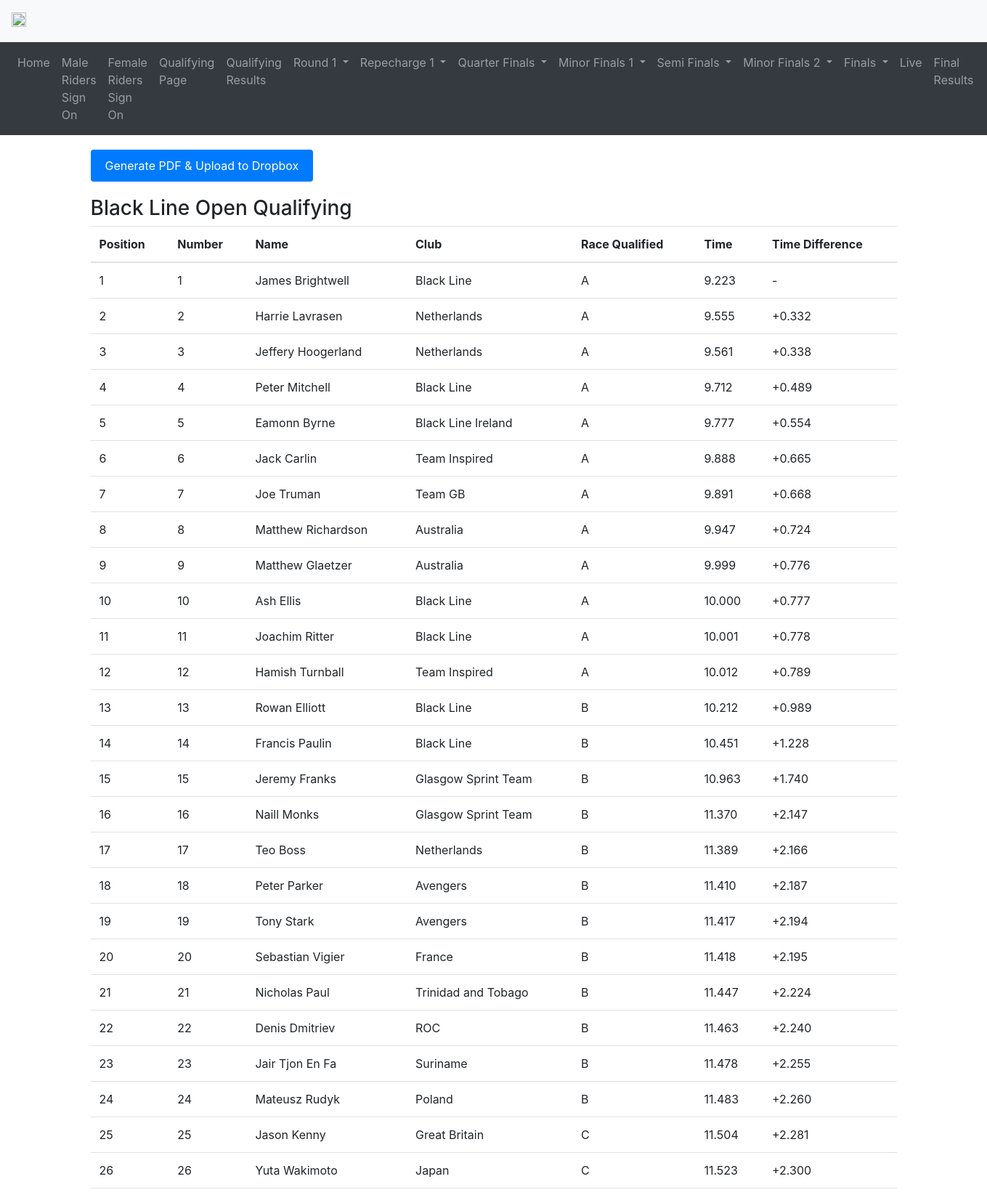
/qualifying_results (upper part), run on the app's committed database.
### main.py (models this page shows, shortened)
class RidersMale(Base):
    __tablename__ = 'riders_male'
    rider_number = db.Column(db.Integer, primary_key=True)
    rider_name = db.Column(db.String(50))
    rider_club = db.Column(db.String(50))
    signed_on = db.Column(db.String(50), default='No')
    qualifying_time = db.Column(db.Numeric(precision=3, asdecimal=False), nullable=True)
    seeding = db.Column(db.Integer)
    sprint_category = db.Column(db.String(50))
    round_1_pairing = db.Column(db.Integer, nullable=True)
    round_1_seeding = db.Column(db.Integer, nullable=True)
    quarter_final_seeding = db.Column(db.Integer, nullable=True)
    semi_final_seeding = db.Column(db.Integer, nullable=True)
    final_seeding = db.Column(db.Integer, nullable=True)
    final_result = db.Column(db.Integer, nullable=True)

### main.py (the view)
@app.route('/qualifying_results')
def qualifying_results():
    output_format = request.args.get('format', 'html')  # Get the output format from query parameter, default to 'html'
    with db_session() as db:
        male_riders_signedon = db.query(RidersMale).filter(
            RidersMale.signed_on == "Yes",
            RidersMale.qualifying_time.isnot(None),
            RidersMale.qualifying_time > 0
        ).order_by(RidersMale.seeding).all()
        female_riders_signedon = db.query(RidersFemale).filter(
            RidersFemale.signed_on == "Yes",
            RidersFemale.qualifying_time.isnot(None),
            RidersFemale.qualifying_time > 0
        ).order_by(RidersFemale.seeding).all()
        if output_format == 'pdf':
            pdf_content = pdfkit.from_string(
                render_template(
                    'qualifying_results.html',
                    male_riders_signedon=male_riders_signedon,
                    female_riders_signedon=female_riders_signedon
                ),
                False
            )
            with open('qualifying_results.pdf', 'wb') as f:
                f.write(pdf_content)
            upload_result = upload_to_dropbox(DROPBOX_ACCESS_TOKEN, 'qualifying_results.pdf')
            if upload_result:
                print("Uploaded to Dropbox:", 'qualifying_results.pdf')
                return jsonify({"success": True, "message": "File uploaded successfully"}), 200
            else:
                print("Error uploading to Dropbox")
                return jsonify({"success": False, "message": "Error uploading to Dropbox"}), 500
        elif output_format == 'html':
            return render_template(
                'qualifying_results.html',
                male_riders_signedon=male_riders_signedon,
                female_riders_signedon=female_riders_signedon
            )
        else:
            return jsonify({"success": False, "message": "Invalid format"}), 400

### templates/qualifying_results.html (shortened to what this page needs)
{% extends "base.html" %}
{% block content %}
<button onclick="generate_and_upload()" class="print-button">Generate PDF & Upload to Dropbox</button>
<div class="print-section">
  <h3>Black Line Open Qualifying</h3>
  <div class="table-responsive">
    <table class="table male-riders-table">
      <thead>
        <tr>
          <th>Position</th>
          <th>Number</th>
          <th>Name</th>
          <th>Club</th>
          <th>Race Qualified</th>
          <th>Time</th>
          <th>Time Difference</th>
        </tr>
      </thead>
      <tbody>
        {% for rider in male_riders_signedon %}
          {% if rider.qualifying_time is defined and rider.qualifying_time != '' %}
            <tr>
              <td>{{ rider.seeding }}</td>
              <td>{{ rider.rider_number }}</td>
              <td>{{ rider.rider_name }}</td>
              <td>{{ rider.rider_club }}</td>
              <td>{{ rider.sprint_category }}</td>
              <td>{{ "%0.3f"|format(rider.qualifying_time|float) }}</td>
              <td>
                {% if rider.seeding|int > 1 %}
                  {{ "+%0.3f"|format(rider.qualifying_time|float - male_riders_signedon[0].qualifying_time|float) }}
                {% else %}
                  -
                {% endif %}
              </td>
            </tr>
          {% endif %}
        {% endfor %}
      </tbody>
    </table>
  </div>
{% endblock %}

### templates/base.html (style rules this page uses)
.print-button { display: block; margin-top: 20px; margin-bottom: 20px; padding: 10px 20px; background-color: #007bff; color: white; border: none; border-radius: 4px; cursor: pointer; transition: background-color 0.3s ease; }
tr { page-break-inside: avoid; }

### templates/qualifying_results.html (style rules this page uses)
.print-button { display: block; margin-top: 20px; margin-bottom: 20px; padding: 10px 20px; background-color: #007bff; color: white; border: none; border-radius: 4px; cursor: pointer; transition: background-color 0.3s ease; }

### data on the page
RidersMale: seeding "1", rider_number "1", rider_name "James Brightwell", rider_club "Black Line", sprint_category "A", qualifying_time "9.223"
RidersMale: seeding "2", rider_number "2", rider_name "Harrie Lavrasen", rider_club "Netherlands", sprint_category "A", qualifying_time "9.555", qualifying_time "+0.332"
RidersMale: seeding "3", rider_number "3", rider_name "Jeffery Hoogerland", rider_club "Netherlands", sprint_category "A", qualifying_time "9.561", qualifying_time "+0.338"
RidersMale: seeding "4", rider_number "4", rider_name "Peter Mitchell", rider_club "Black Line", sprint_category "A", qualifying_time "9.712", qualifying_time "+0.489"
RidersMale: seeding "5", rider_number "5", rider_name "Eamonn Byrne", rider_club "Black Line Ireland", sprint_category "A", qualifying_time "9.777", qualifying_time "+0.554"
RidersMale: seeding "6", rider_number "6", rider_name "Jack Carlin", rider_club "Team Inspired", sprint_category "A", qualifying_time "9.888", qualifying_time "+0.665"
RidersMale: seeding "7", rider_number "7", rider_name "Joe Truman", rider_club "Team GB", sprint_category "A", qualifying_time "9.891", qualifying_time "+0.668"
RidersMale: seeding "8", rider_number "8", rider_name "Matthew Richardson", rider_club "Australia", sprint_category "A", qualifying_time "9.947", qualifying_time "+0.724"
RidersMale: seeding "9", rider_number "9", rider_name "Matthew Glaetzer", rider_club "Australia", sprint_category "A", qualifying_time "9.999", qualifying_time "+0.776"
RidersMale: seeding "10", rider_number "10", rider_name "Ash Ellis", rider_club "Black Line", sprint_category "A", qualifying_time "10.000", qualifying_time "+0.777"
RidersMale: seeding "11", rider_number "11", rider_name "Joachim Ritter", rider_club "Black Line", sprint_category "A", qualifying_time "10.001", qualifying_time "+0.778"
RidersMale: seeding "12", rider_number "12", rider_name "Hamish Turnball", rider_club "Team Inspired", sprint_category "A", qualifying_time "10.012", qualifying_time "+0.789"
RidersMale: seeding "13", rider_number "13", rider_name "Rowan Elliott", rider_club "Black Line", sprint_category "B", qualifying_time "10.212", qualifying_time "+0.989"
RidersMale: seeding "14", rider_number "14", rider_name "Francis Paulin", rider_club "Black Line", sprint_category "B", qualifying_time "10.451", qualifying_time "+1.228"
RidersMale: seeding "15", rider_number "15", rider_name "Jeremy Franks", rider_club "Glasgow Sprint Team", sprint_category "B", qualifying_time "10.963", qualifying_time "+1.740"
RidersMale: seeding "16", rider_number "16", rider_name "Naill Monks", rider_club "Glasgow Sprint Team", sprint_category "B", qualifying_time "11.370", qualifying_time "+2.147"
RidersMale: seeding "17", rider_number "17", rider_name "Teo Boss", rider_club "Netherlands", sprint_category "B", qualifying_time "11.389", qualifying_time "+2.166"
RidersMale: seeding "18", rider_number "18", rider_name "Peter Parker", rider_club "Avengers", sprint_category "B", qualifying_time "11.410", qualifying_time "+2.187"
RidersMale: seeding "19", rider_number "19", rider_name "Tony Stark", rider_club "Avengers", sprint_category "B", qualifying_time "11.417", qualifying_time "+2.194"
RidersMale: seeding "20", rider_number "20", rider_name "Sebastian Vigier", rider_club "France", sprint_category "B", qualifying_time "11.418", qualifying_time "+2.195"
RidersMale: seeding "21", rider_number "21", rider_name "Nicholas Paul", rider_club "Trinidad and Tobago", sprint_category "B", qualifying_time "11.447", qualifying_time "+2.224"
RidersMale: seeding "22", rider_number "22", rider_name "Denis Dmitriev", rider_club "ROC", sprint_category "B", qualifying_time "11.463", qualifying_time "+2.240"
RidersMale: seeding "23", rider_number "23", rider_name "Jair Tjon En Fa", rider_club "Suriname", sprint_category "B", qualifying_time "11.478", qualifying_time "+2.255"
RidersMale: seeding "24", rider_number "24", rider_name "Mateusz Rudyk", rider_club "Poland", sprint_category "B", qualifying_time "11.483", qualifying_time "+2.260"
RidersMale: seeding "25", rider_number "25", rider_name "Jason Kenny", rider_club "Great Britain", sprint_category "C", qualifying_time "11.504", qualifying_time "+2.281"
RidersMale: seeding "26", rider_number "26", rider_name "Yuta Wakimoto", rider_club "Japan", sprint_category "C", qualifying_time "11.523", qualifying_time "+2.300"
